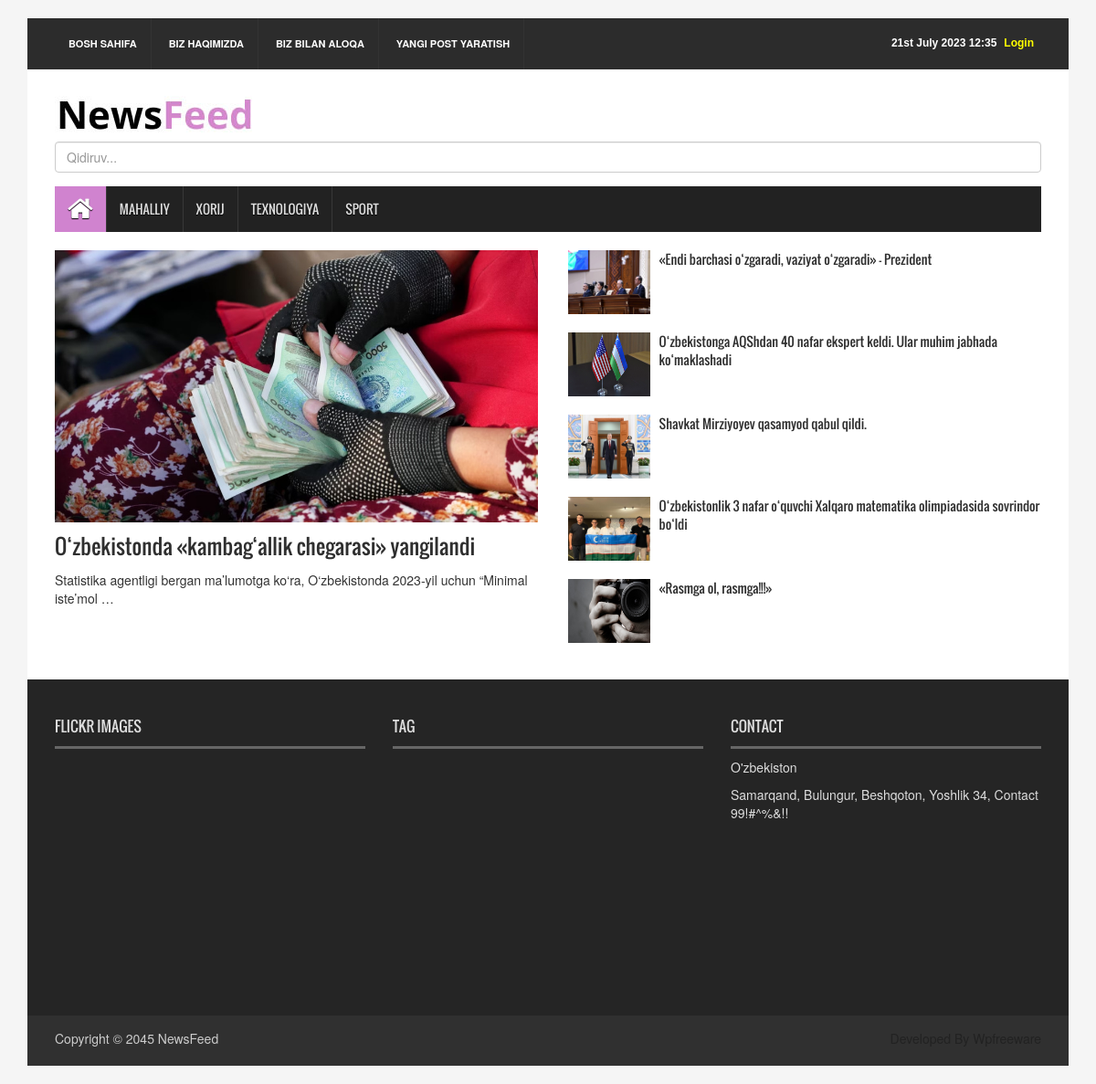
The app's page /local-news/ with its own data.
### news_app/models.py (models this page shows, shortened)
class News(models.Model):
    class Status(models.TextChoices):
        Draft = "DF", "Draft"
        Published = "PB", "Published"
    title = models.CharField(max_length=250)
    slug = models.SlugField(max_length=250)
    body = models.TextField()
    image = models.ImageField(upload_to='news/images')
    category = models.ForeignKey(Category,
                                 on_delete=models.CASCADE
                                 )
    publish_time = models.DateTimeField(default=timezone.now)
    created_time = models.DateTimeField(auto_now_add=True)
    updated_time = models.DateTimeField(auto_now=True)
    status = models.CharField(max_length=2,
                              choices=Status.choices,
                              default=Status.Draft
                              )
    objects = models.Manager() # default manager
    published = PublishedManager
    class Meta:
        ordering = ["-publish_time"]
    def get_absolute_url(self):
        return reverse("news_detail_page", args=[self.slug])

### news_app/views.py (the view)
# urls.py: path('local-news/', LocalPageView.as_view(), name="local_news_page"),
class LocalPageView(ListView):
    model = News
    template_name = 'news/mahalliy.html'
    context_object_name = 'mahalliy_yangiliklar'
    def get_queryset(self):
        news =  x.filter(category__name="Mahalliy")
        return news

### templates/news/mahalliy.html (shortened to what this page needs)
{% extends 'news/base.html' %}
{% load static %}
{% block content %}
<section id="newsSection">
    <div class="row">
        <div class="col-lg-12 col-md-12">
            <div class="single_post_content_left">
                {% for local in mahalliy_yangiliklar %}
                {% if forloop.first %}
                    <figure class="bsbig_fig"><a href="{{ local.get_absolute_url }}"
                                                 class="featured_img"> <img
                            alt="" src="{{ local.image.url }}"> <span
                            class="overlay"></span> </a>
                        <figcaption><a href="{{ local.get_absolute_url }}">{{ local.title }}</a>
                        </figcaption>
                        <p>{{ local.body | truncatewords:10 }}</p>
                    </figure>
                {% endif %}
                {% endfor %}
            </div>
            <div class="single_post_content_right">
                <ul class="spost_nav">
                    {% for local in mahalliy_yangiliklar %}
                    {% if forloop.counter > 1 %}
                    <li>
                        <div class="media wow fadeInDown"><a href="{{ local.get_absolute_url }}"
                                                             class="media-left">
                            <img alt="" src="{{ local.image.url }}"> </a>
                            <div class="media-body"><a href="{{ local.get_absolute_url }}"
                                                       class="catg_title">{{ local.title }}</a></div>
                        </div>
                    </li>
                    {% endif %}
                    {% endfor %}
                </ul>
            </div>
        </div>
    </div>
</section>
{% endblock content %}

### static/css/style.css (style rules this page uses)
body { background:#f5f5f5 }
ul { padding:0; margin:0; list-style:none }
a { text-decoration:none; color:#2f2f2f }
img { border:none }
#newsSection { float:left; display:inline; width:100%; padding:0 30px; background-color:#fff; padding-bottom:20px }
.single_post_content_left { float:left; display:inline; width:49% }
.bsbig_fig { width:100% }
.bsbig_fig > a { display:block }
.bsbig_fig > a img { width:100% }
.bsbig_fig figcaption { color:#333; font-family:"Oswald",sans-serif; font-size:23px; font-weight:300; margin-top:10px; margin-bottom:10px }
.single_post_content_right { float:right; display:inline; width:48% }
.spost_nav li { float:left; display:block; width:100%; margin-bottom:10px }
.spost_nav .media-left { width:100px; height:80px }
.media-left > img { height:70px; width:90px }
.spost_nav .media-body > a { font-family:"Oswald",sans-serif }
.featured_img { position:relative }
.overlay { bottom:0; display:block; left:0; position:absolute; width:100%; z-index:2; height:100%; -webkit-transition:all 0.5s; -mz-transition:all 0.5s; -ms-transition:all 0.5s; -o-transition:all 0.5s; transition:all 0.5s }

### records on screen
News: image (picture), title "O‘zbekistonda «kambag‘allik chegarasi» yangilandi", body "Statistika agentligi bergan ma’lumotga ko‘ra, O‘zbekistonda 2023-yil uchun “Minimal iste’mol …"
News: image (picture), title "«Endi barchasi o‘zgaradi, vaziyat o‘zgaradi» — Prezident"
News: image (picture), title "O‘zbekistonga AQShdan 40 nafar ekspert keldi. Ular muhim jabhada ko‘maklashadi"
News: image (picture), title "Shavkat Mirziyoyev qasamyod qabul qildi."
News: image (picture), title "O‘zbekistonlik 3 nafar o‘quvchi Xalqaro matematika olimpiadasida sovrindor bo‘ldi"
News: image (picture), title "«Rasmga ol, rasmga!!!»"
